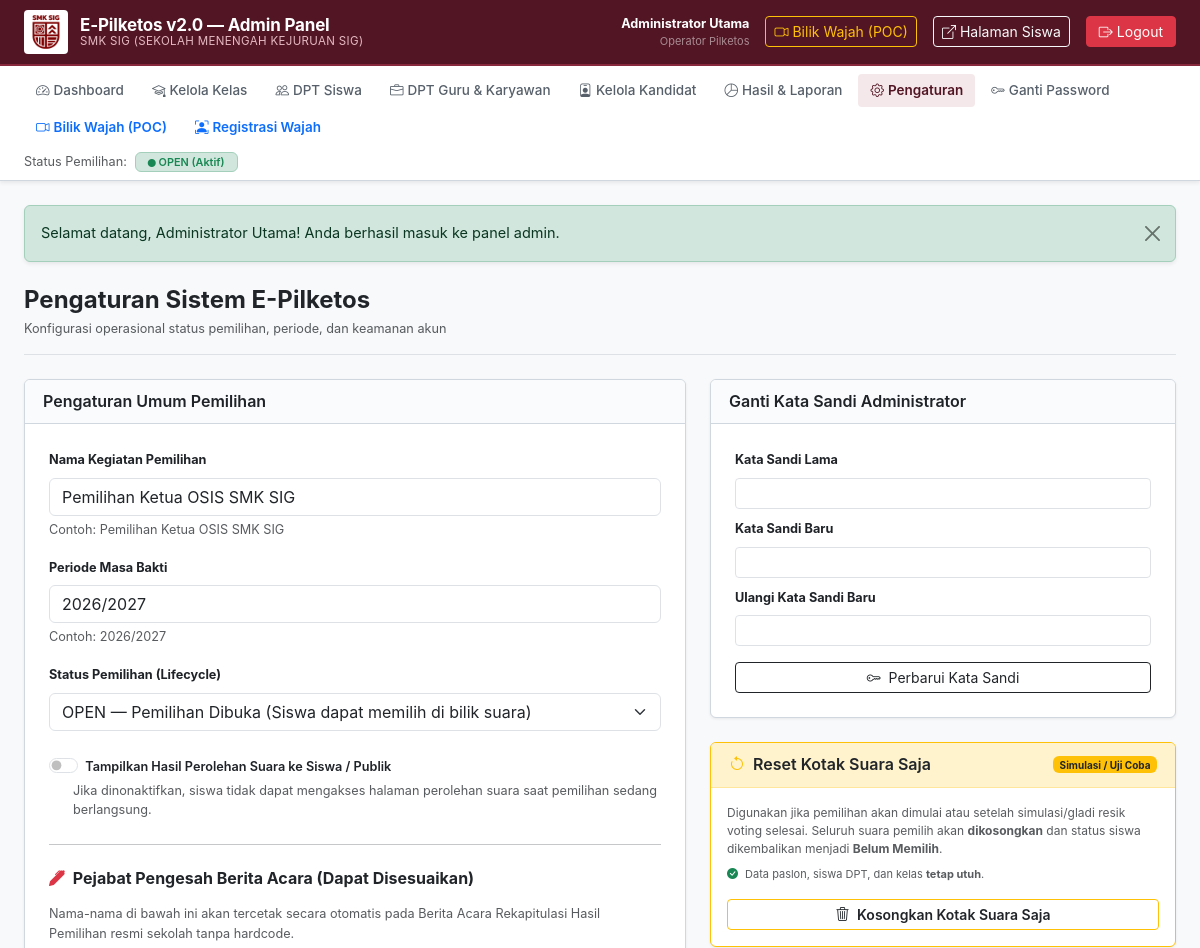
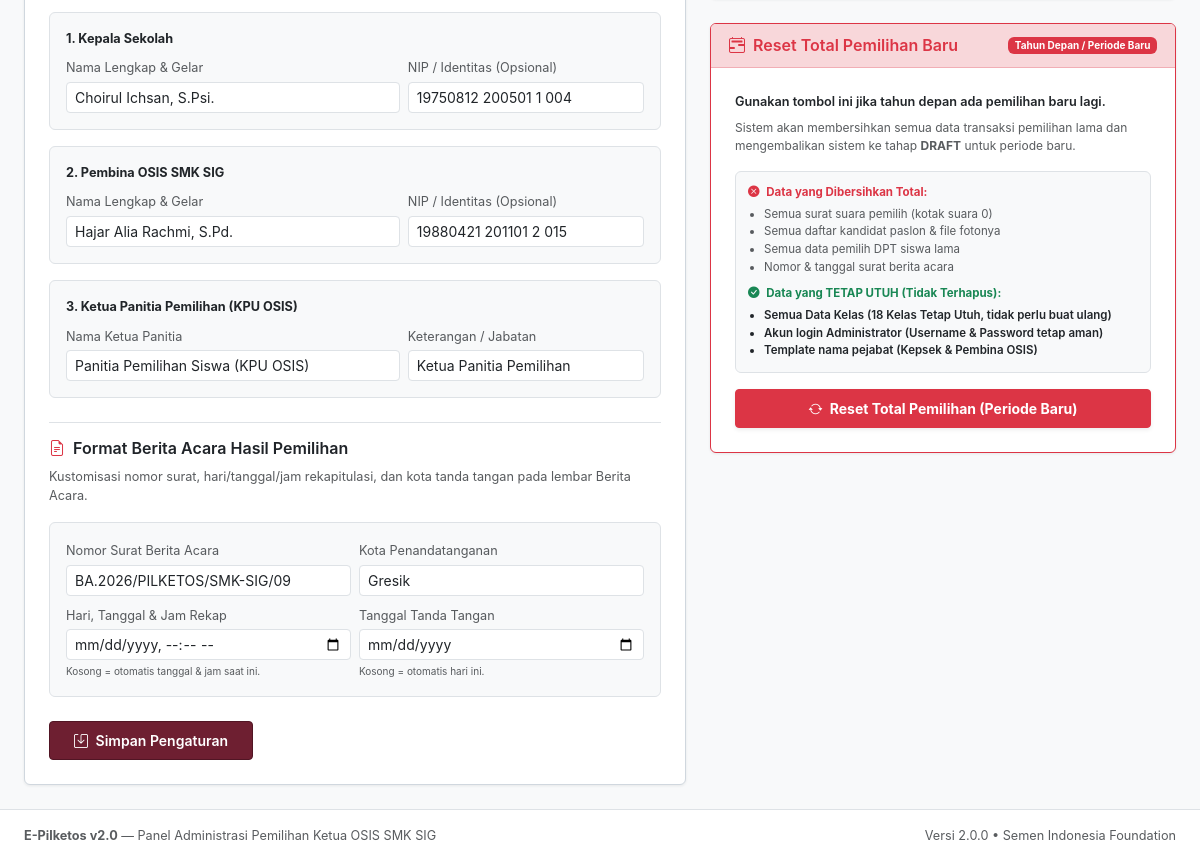
Screenshot of /admin/settings.php (signed in) with the database file from the repository (2 pictures, top to bottom).
### tables this page shows
CREATE TABLE `settings` (
    `id` INT PRIMARY KEY,
    `election_name` VARCHAR(150) NOT NULL,
    `election_period` VARCHAR(50) NOT NULL,
    `election_status` VARCHAR(20) DEFAULT 'OPEN',
    `show_results_to_students` TINYINT(1) DEFAULT 0,
    `headmaster_name` VARCHAR(100) DEFAULT '',
    `headmaster_nip` VARCHAR(50) DEFAULT '',
    `counselor_name` VARCHAR(100) DEFAULT '',
    `counselor_nip` VARCHAR(50) DEFAULT '',
    `committee_name` VARCHAR(100) DEFAULT '',
    `committee_title` VARCHAR(100) DEFAULT 'Ketua Panitia Pemilihan',
    `letter_number` VARCHAR(100) DEFAULT '',
    `letter_datetime` VARCHAR(50) DEFAULT '',
    `letter_sign_date` VARCHAR(50) DEFAULT '',
    `letter_city` VARCHAR(100) DEFAULT 'Gresik',
    `updated_at` DATETIME DEFAULT CURRENT_TIMESTAMP ON UPDATE CURRENT_TIMESTAMP
);

### admin/settings.php (the view, shortened to what the rows shown need)
<?php
require_once __DIR__ . '/../config/database.php';
require_once __DIR__ . '/../config/functions.php';
require_once __DIR__ . '/../templates/admin_header.php';
?>
<div class="d-flex align-items-center justify-content-between flex-wrap gap-2 mb-4 border-bottom pb-3">
    <div>
        <h1 class="h4 fw-bold text-dark mb-1">Pengaturan Sistem E-Pilketos</h1>
    </div>
</div>
<div class="row g-4">
    <div class="col-lg-7">
        <div class="card-inst">
            <div class="card-inst-header">
                <h2 class="card-inst-title fs-6">Pengaturan Umum Pemilihan</h2>
            </div>
            <div class="card-inst-body p-4">
                <form action="settings.php" method="POST">
                    <div class="mb-3">
                        <label class="form-label small fw-bold">Nama Kegiatan Pemilihan</label>
                        <input type="text" name="election_name" class="form-control" value="<?= e($settings['election_name']) ?>" required>
                        <div class="form-text">Contoh: Pemilihan Ketua OSIS SMK SIG</div>
                    </div>
                    <div class="mb-3">
                        <label class="form-label small fw-bold">Periode Masa Bakti</label>
                        <input type="text" name="election_period" class="form-control" value="<?= e($settings['election_period']) ?>" required>
                        <div class="form-text">Contoh: 2026/2027</div>
                    </div>
                    <div class="mb-4">
                        <label class="form-label small fw-bold">Status Pemilihan (Lifecycle)</label>
                        <select name="election_status" class="form-select">
                            <option value="OPEN" <?= ($settings['election_status'] === 'OPEN') ? 'selected' : '' ?>>
                                OPEN — Pemilihan Dibuka (Siswa dapat memilih di bilik suara)
                            </option>
                        </select>
                    </div>
                    <div class="mb-4">
                        <div class="form-check form-switch">
                            <input class="form-check-input" type="checkbox" name="show_results_to_students" id="checkShowResults" value="1" <?= (!empty($settings['show_results_to_students'])) ? 'checked' : '' ?>>
                            <label class="form-check-label small fw-semibold" for="checkShowResults">
                                Tampilkan Hasil Perolehan Suara ke Siswa / Publik
                            </label>
                        </div>
                    </div>
                    <div class="p-3 bg-light rounded border mb-3">
                        <div class="row g-2">
                            <div class="col-md-7">
                                <label class="form-label small text-muted mb-1">Nama Lengkap & Gelar</label>
                                <input type="text" name="headmaster_name" class="form-control form-control-sm" value="<?= e($settings['headmaster_name'] ?? 'Choirul Ichsan, S.Psi.') ?>" required>
                            </div>
                            <div class="col-md-5">
                                <label class="form-label small text-muted mb-1">NIP / Identitas (Opsional)</label>
                                <input type="text" name="headmaster_nip" class="form-control form-control-sm" value="<?= e($settings['headmaster_nip'] ?? '-') ?>">
                            </div>
                        </div>
                    </div>
                    <div class="p-3 bg-light rounded border mb-3">
                        <div class="row g-2">
                            <div class="col-md-7">
                                <label class="form-label small text-muted mb-1">Nama Lengkap & Gelar</label>
                                <input type="text" name="counselor_name" class="form-control form-control-sm" value="<?= e($settings['counselor_name'] ?? 'Hajar Alia Rachmi, S.Pd.') ?>" required>
                            </div>
                            <div class="col-md-5">
                                <label class="form-label small text-muted mb-1">NIP / Identitas (Opsional)</label>
                                <input type="text" name="counselor_nip" class="form-control form-control-sm" value="<?= e($settings['counselor_nip'] ?? '-') ?>">
                            </div>
                        </div>
                    </div>
                    <div class="p-3 bg-light rounded border mb-4">
                        <div class="row g-2">
                            <div class="col-md-7">
                                <label class="form-label small text-muted mb-1">Nama Ketua Panitia</label>
                                <input type="text" name="committee_name" class="form-control form-control-sm" value="<?= e($settings['committee_name'] ?? 'Panitia Pemilihan OSIS SMK SIG') ?>" required>
                            </div>
                            <div class="col-md-5">
                                <label class="form-label small text-muted mb-1">Keterangan / Jabatan</label>
                                <input type="text" name="committee_title" class="form-control form-control-sm" value="<?= e($settings['committee_title'] ?? 'Ketua Panitia Pilketos') ?>">
                            </div>
                        </div>
                    </div>
                    <div class="p-3 bg-light rounded border mb-4">
                        <div class="row g-2 mb-2">
                            <div class="col-md-6">
                                <label class="form-label small text-muted mb-1">Nomor Surat Berita Acara</label>
                                <input type="text" name="letter_number" class="form-control form-control-sm" value="<?= e($settings['letter_number'] ?? '') ?>" placeholder="Contoh: BA.2026/PILKETOS/SMK-SIG/09">
                            </div>
                            <div class="col-md-6">
                                <label class="form-label small text-muted mb-1">Kota Penandatanganan</label>
                                <input type="text" name="letter_city" class="form-control form-control-sm" value="<?= e($settings['letter_city'] ?? 'Gresik') ?>" placeholder="Gresik">
                            </div>
                        </div>
                        <div class="row g-2">
                            <div class="col-md-6">
                                <label class="form-label small text-muted mb-1">Hari, Tanggal &amp; Jam Rekap</label>
                                <input type="datetime-local" name="letter_datetime" class="form-control form-control-sm" value="<?= !empty($settings['letter_datetime']) ? date('Y-m-d\TH:i', strtotime($settings['letter_datetime'])) : '' ?>">
                                <div class="form-text text-muted" style="font-size: 10px;">Kosong = otomatis tanggal &amp; jam saat ini.</div>
                            </div>
                            <div class="col-md-6">
                                <label class="form-label small text-muted mb-1">Tanggal Tanda Tangan</label>
                                <input type="date" name="letter_sign_date" class="form-control form-control-sm" value="<?= !empty($settings['letter_sign_date']) ? date('Y-m-d', strtotime($settings['letter_sign_date'])) : '' ?>">
                                <div class="form-text text-muted" style="font-size: 10px;">Kosong = otomatis hari ini.</div>
                            </div>
                        </div>
                    </div>
                </form>
            </div>
        </div>
    </div>
    <div class="col-lg-5">
        <div class="card-inst mb-4">
            <div class="card-inst-header">
                <h2 class="card-inst-title fs-6">Ganti Kata Sandi Administrator</h2>
            </div>
        </div>
        <div class="card-inst border-warning mb-4">
            <div class="card-inst-header bg-warning-subtle text-dark border-warning-subtle d-flex align-items-center justify-content-between">
                <h2 class="card-inst-title fs-6 text-dark mb-0"><i class="bi bi-arrow-counterclockwise text-warning me-1"></i> Reset Kotak Suara Saja</h2>
            </div>
        </div>
        <div class="card-inst border-danger">
            <div class="card-inst-header bg-danger-subtle text-danger border-danger-subtle d-flex align-items-center justify-content-between">
                <h2 class="card-inst-title fs-6 text-danger mb-0"><i class="bi bi-calendar2-range text-danger me-1"></i> Reset Total Pemilihan Baru</h2>
            </div>
        </div>
    </div>
</div>
<?php require_once __DIR__ . '/../templates/admin_footer.php'; ?>

### rows the page displays
settings: election_name "Pemilihan Ketua OSIS SMK SIG", election_period "2026/2027", election_status "OPEN — Pemilihan Dibuka (Siswa dapat memilih di bilik suara)", headmaster_name "Choirul Ichsan, S.Psi.", headmaster_nip "19750812 200501 1 004", counselor_name "Hajar Alia Rachmi, S.Pd.", counselor_nip "19880421 201101 2 015", committee_name "Panitia Pemilihan Siswa (KPU OSIS)", committee_title "Ketua Panitia Pemilihan", letter_number "BA.2026/PILKETOS/SMK-SIG/09", letter_city "Gresik"

### other values shown
$_SESSION['admin_name'] "Administrator Utama"
$flash['message'] "Selamat datang, Administrator Utama! Anda berhasil masuk ke panel admin."
